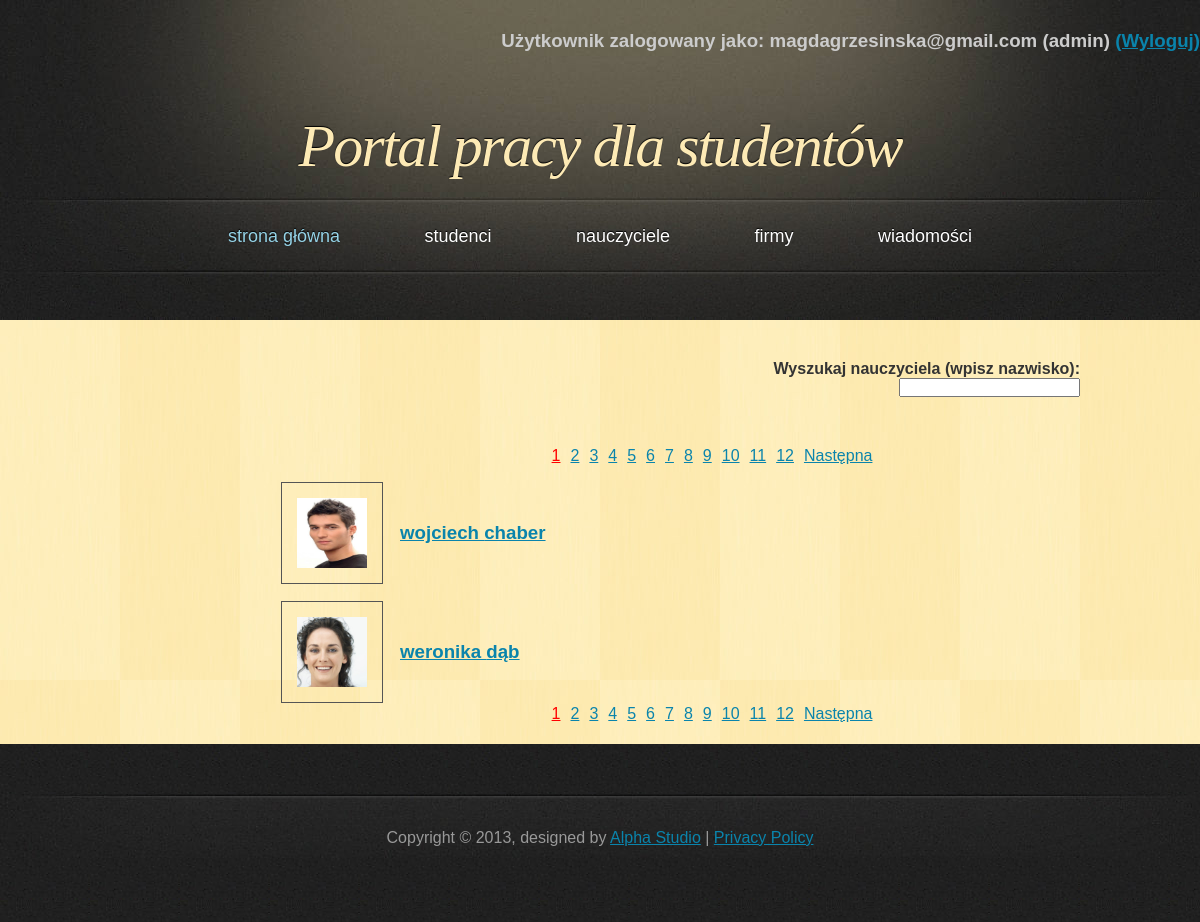
/PortalPracy/php/list_student.php (signed in), run on the app's committed database.
### tables this page shows
CREATE TABLE IF NOT EXISTS `student` (
  `student_id` int(11) NOT NULL AUTO_INCREMENT,
  `name` varchar(45) NOT NULL,
  `last_name` varchar(45) NOT NULL,
  `address` varchar(50) NOT NULL,
  `telephone` varchar(11) NOT NULL,
  `e_mail` varchar(50) NOT NULL,
  `password` varchar(100) NOT NULL,
  `education` text NOT NULL,
  `languages` text NOT NULL,
  `experience` text NOT NULL,
  `skills` text NOT NULL,
  `interest` text NOT NULL,
  `employment_form` text NOT NULL,
  `change_of_residence` tinyint(1) NOT NULL,
  `salary` float NOT NULL,
  `status` text NOT NULL,
  `account_creation_date` date NOT NULL,
  `is_admin` tinyint(1) NOT NULL DEFAULT '0',
  `photoname` varchar(30) NOT NULL,
  PRIMARY KEY (`student_id`)
);

### PortalPracy/php/classDatabase.php (called while the page is built, shortened)
<?php
class Database {
    private $db;
    function __construct() {
        $this->server = 'localhost';
        $this->user = 'root';
        $this->password = '';
        $this->basename = 'data_base';
        $this->db = new mysqli($this->server, $this->user, $this->password, $this->basename);
        if ($this->db->connect_error) {
            die('Blad polaczenia z baza danych (' . $this->db->connect_errno . ') ' . $this->db->connect_error);
        } else {
            $this->db->query("SET NAMES 'utf8'");
        }
    }
    function get_student_list($start, $onpage) {
        if ($result = $this->db->query("SELECT * FROM `student` ORDER BY `last_name` LIMIT $start, $onpage ")) {
            return $result;
        }
    }
    function get_student_number() {
        if ($result = $this->db->query("SELECT * FROM `student`")) {
            $all = $result->num_rows;
        }
        return $all;
    }
}

### PortalPracy/php/list_student.php (the view, shortened to what this page needs)
<!DOCTYPE html>
<html>
    <head>
        <link href="../css/style.css" rel="stylesheet" type="text/css" />
    </head>
    <body>
        <div id="header">
            <?php
            include_once 'classPage.php';
            $page = new Page;
            $page->dologinfo();
            ?>
            <h1><a href="index.php">Portal pracy dla studentów</a></h1>
        </div>
        <?php
        $page->domenu();
        ?>
        <div id="main">
            <div id="content">
                <?php
                if (isset($_SESSION['name'])) {
                    ?>
                    <div class="search">
                        <h4>Wyszukaj nauczyciela (wpisz nazwisko):</h4>
                        <form>
                            <span class='tooltips'><input type="text" onkeyup="show_hint(this.value, 'hint_teacher.php?q=')">
                            </span>
                        </form>
                    </div>
                    <?php
                    include_once 'classDatabase.php';
                    $db = new Database();
                    $onpage = 2;
                    $all = $db->get_student_number();
                    $start = $page->dopaging($onpage, $all, "list_student.php?");
                    $result = $db->get_student_list($start, $onpage);
                    echo "<table><tbody>";
                    while ($obj = $result->fetch_object()) {
                        echo "<tr>";
                        echo "<td><a href='profile_student.php?id=" . $obj->student_id . "'><img src='../galery_student/$obj->photoname' class='mini_photo'/></a></td>";
                        echo "<td><a href='profile_student.php?id=" . $obj->student_id . "'><h3>" . $obj->name . " " . $obj->last_name . "</h3></a></td>";
                        echo "</tr>";
                    }
                    echo "</tbody></table>";
                } else {
                    echo "<h3>Aby zobaczyć listę studentów, musisz się <a href='login.php'>zalogować</a></h3>";
                }
                ?>
            </div>
            <div id="sidebar">
            </div>
            <div class="clearing">&nbsp;</div>
        </div>
    </body>
</html>

### PortalPracy/css/style.css (style rules this page uses)
* { margin: 0; padding: 0; }
body { font: 16px "Trebuchet MS", Arial, Helvetica, sans-serif; color: #333333; background: #202020 url('../images/bg.jpg'); }
h1, h2 { font-family: Georgia, Times, serif; font-weight: normal; font-style: italic; }
h1 { font-size: 3em; letter-spacing: -2px; }
a { text-decoration: underline; color: #0A84AC; }
img { border: 1px solid #555555; }
#header, #menu, #footer { margin: 0 auto; width: 1200px; }
#header { height: 197px; background: #202020 url('../images/header.jpg'); }
#header h1 { font-size: 60px; text-align: center; text-shadow: 0px -1px 1px #000000; color: #FDEAB5; padding-top: 60px; }
#header h1 a { text-decoration: none; color: #FDEAB5; }
#main { width: 1120px; margin: 0 auto 50px auto; padding: 40px 40px 0 40px; background: #FEEBB2 url('../images/main.jpg'); }
#content { float: right; width: 80%; padding: 0 0 20px 0; }
#sidebar { float: left; width: 20%; padding: 0 0 20px 0; }
.clearing { clear: both; height: 1px; overflow: hidden; }
form { margin: 0; }
td { padding-left: 15px; padding-top: 15px; }
.mini_photo { width: 70px; height: 70px; padding: 15px; float: left; }
.search { text-align: right; margin: auto 80px 50px auto; }
span.tooltips { position: relative; display: inline; }

### data on the page
student: photoname (picture), name "wojciech", last_name "chaber"
student: photoname (picture), name "weronika", last_name "dąb"

### other printed values
$_SESSION['name'] "magdagrzesinska@gmail.com"
$_SESSION['usertype'] "admin"
